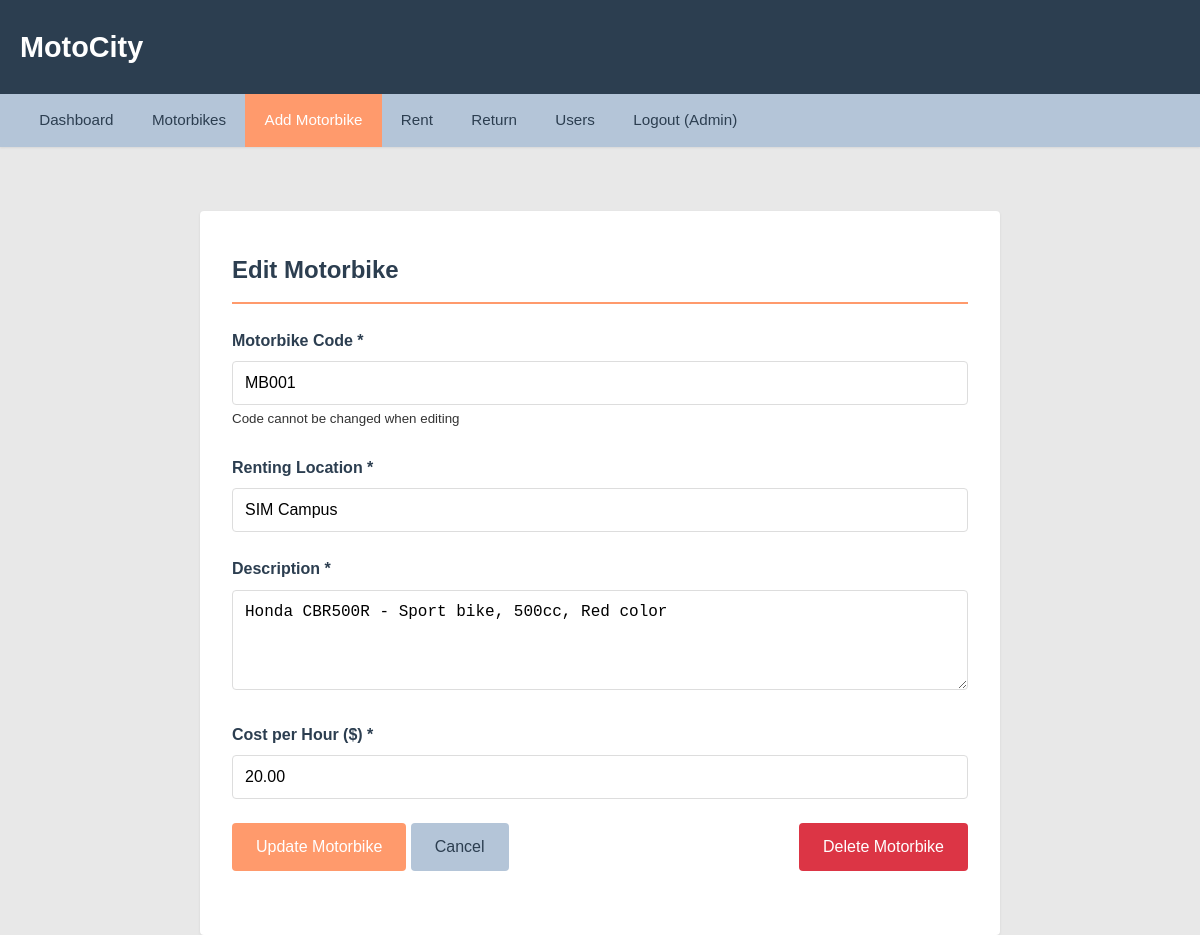
The app's page /motorbike_form.php?code=MB001 (signed in) with its own data.
### tables this page shows
CREATE TABLE `motorbikes` (
  `code` varchar(50) NOT NULL,
  `rentingLocation` varchar(200) NOT NULL,
  `description` text NOT NULL,
  `costPerHour` decimal(10,2) NOT NULL CHECK (`costPerHour` > 0),
  `created_at` timestamp NOT NULL DEFAULT current_timestamp(),
  PRIMARY KEY (`code`),
  KEY `idx_location` (`rentingLocation`)
);

### classes/Database.php (called while the page is built, shortened)
<?php
class Database {
    private static $instance = null;
    private $conn;
    private function __construct() {
        $servername = "localhost";
        $username = "root";
        $password = "";
        $dbname = "motocity";
        $this->conn = new mysqli($servername, $username, $password, $dbname);
    }
    public static function getInstance() {
        if (self::$instance === null) {
            self::$instance = new Database();
        }
        return self::$instance;
    }
    public function getConnection() {
        return $this->conn;
    }
}
?>

### classes/Motorbike.php (called while the page is built, shortened)
<?php
class Motorbike {
    private $conn;
    private $code;
    private $rentingLocation;
    private $description;
    private $costPerHour;
    public function __construct() {
        $this->conn = Database::getInstance()->getConnection();
    }
    public function getCode() { return $this->code; }
    public function getRentingLocation() { return $this->rentingLocation; }
    public function getDescription() { return $this->description; }
    public function getCostPerHour() { return $this->costPerHour; }
    public function getByCode($code) {
        $stmt = $this->conn->prepare("SELECT * FROM motorbikes WHERE code = ?");
        $stmt->bind_param("s", $code);
        $stmt->execute();
        $result = $stmt->get_result();
        if ($result->num_rows > 0) {
            $data = $result->fetch_assoc();
            $this->code = $data['code'];
            $this->rentingLocation = $data['rentingLocation'];
            $this->description = $data['description'];
            $this->costPerHour = $data['costPerHour'];
            return $this;
        }
        return null;
    }
}
?>

### motorbike_form.php (the view, shortened to what this page needs)
<?php
require_once 'classes/Database.php';
require_once 'classes/Motorbike.php';
$errors = [];
$success = '';
$isEdit = false;
$code = '';
$location = '';
$description = '';
$cost = '';
if (isset($_GET['code'])) {
    $isEdit = true;
    $motorbike = new Motorbike();
    $motoData = $motorbike->getByCode($_GET['code']);
    if ($motoData) {
        $code = $motoData->getCode();
        $location = $motoData->getRentingLocation();
        $description = $motoData->getDescription();
        $cost = $motoData->getCostPerHour();
    } else {
        $errors[] = "Motorbike not found";
    }
}
?>
<!DOCTYPE html>
<html lang="en">
<head>
    <link rel="stylesheet" href="assets/css/style.css">
</head>
<body>
    <?php include 'includes/header.php'; ?>
    <?php include 'includes/nav.php'; ?>
    <main class="container">
        <h2><?php echo $isEdit ? 'Edit' : 'Add New'; ?> Motorbike</h2>
        <?php if ($success): ?>
            <div class="message success">
                <?php echo htmlspecialchars($success); ?>
            </div>
            <div class="mt-2">
                <a href="motorbike_form.php" class="btn">Add Another</a>
                <a href="motorbikes_list.php" class="btn btn-secondary">View All Motorbikes</a>
            </div>
        <?php else: ?>
            <form method="POST" action="motorbike_form.php<?php echo $isEdit ? '?code=' . urlencode($code) : ''; ?>">
                <div class="form-group">
                    <label for="code">Motorbike Code *</label>
                    <input type="text" id="code" name="code" value="<?php echo htmlspecialchars($code); ?>"
                           <?php echo $isEdit ? 'readonly' : ''; ?> required>
                    <?php if ($isEdit): ?>
                        <small>Code cannot be changed when editing</small>
                    <?php endif; ?>
                </div>
                <div class="form-group">
                    <label for="location">Renting Location *</label>
                    <input type="text" id="location" name="location" value="<?php echo htmlspecialchars($location); ?>"
                           placeholder="e.g., Orchard MRT Station" required>
                </div>
                <div class="form-group">
                    <label for="description">Description *</label>
                    <textarea id="description" name="description" rows="4" required><?php echo htmlspecialchars($description); ?></textarea>
                </div>
                <div class="form-group">
                    <label for="cost">Cost per Hour ($) *</label>
                    <input type="number" id="cost" name="cost" value="<?php echo htmlspecialchars($cost); ?>"
                           step="0.01" min="0.01" required>
                </div>
                <div class="form-group">
                    <button type="submit" class="btn"><?php echo $isEdit ? 'Update' : 'Add'; ?> Motorbike</button>
                    <a href="motorbikes_list.php" class="btn btn-secondary">Cancel</a>
                    <?php if ($isEdit): ?>
                        <a href="motorbike_form.php?code=<?php echo urlencode($code); ?>&delete=1"
                           class="btn"
                           style="background-color: #dc3545; float: right;"
                           onclick="return confirm('Are you sure you want to delete this motorbike? This action cannot be undone.');">
                            Delete Motorbike
                        </a>
                    <?php endif; ?>
                </div>
            </form>
        <?php endif; ?>
    </main>
</body>
</html>

### assets/css/style.css (style rules this page uses)
:root { --color-light: #E8E8E8; --color-secondary: #B4C5D8; --color-primary: #2C3E50; --color-accent: #FF9A6C; --color-text: #333; --color-white: #ffffff; }
* { margin: 0; padding: 0; box-sizing: border-box; }
body { font-family: Arial, sans-serif; line-height: 1.6; color: var(--color-text); background-color: var(--color-light); }
.container { max-width: 1200px; margin: 0 auto; padding: 0px 20px; }
main { background-color: var(--color-white); margin: 4rem auto 3rem auto; padding: 2rem; border-radius: 4px; box-shadow: 0 1px 3px rgba(0,0,0,0.08); min-height: 500px; }
h2 { color: var(--color-primary); margin-bottom: 1.5rem; border-bottom: 2px solid var(--color-accent); padding-bottom: 0.75rem; font-weight: 600; }
.form-group { margin-bottom: 1.5rem; }
label { display: block; margin-bottom: 0.5rem; font-weight: bold; color: var(--color-primary); }
input[type="text"], input[type="email"], input[type="password"], input[type="tel"], input[type="number"], input[type="datetime-local"], select, textarea { width: 100%; padding: 0.75rem; border: 1px solid #ddd; border-radius: 4px; font-size: 1rem; }
textarea { resize: vertical; min-height: 100px; }
.btn { display: inline-block; padding: 0.75rem 1.5rem; background-color: var(--color-accent); color: var(--color-white); border: none; border-radius: 4px; cursor: pointer; text-decoration: none; font-size: 1rem; font-weight: 500; line-height: 1.5; box-sizing: border-box; }
.btn-secondary { background-color: var(--color-secondary); color: var(--color-primary); padding: 0.75rem 1.5rem; line-height: 1.5; }

### motorbike_form.php (style rules this page uses)
main.container { max-width: 800px; padding: 2.5rem 2rem; margin-top: 4rem; }

### records on screen
motorbikes: code "MB001", location "SIM Campus", description "Honda CBR500R - Sport bike, 500cc, Red color", cost "20.00"

### other values on screen
Auth::getCurrentUserName() "Admin"
